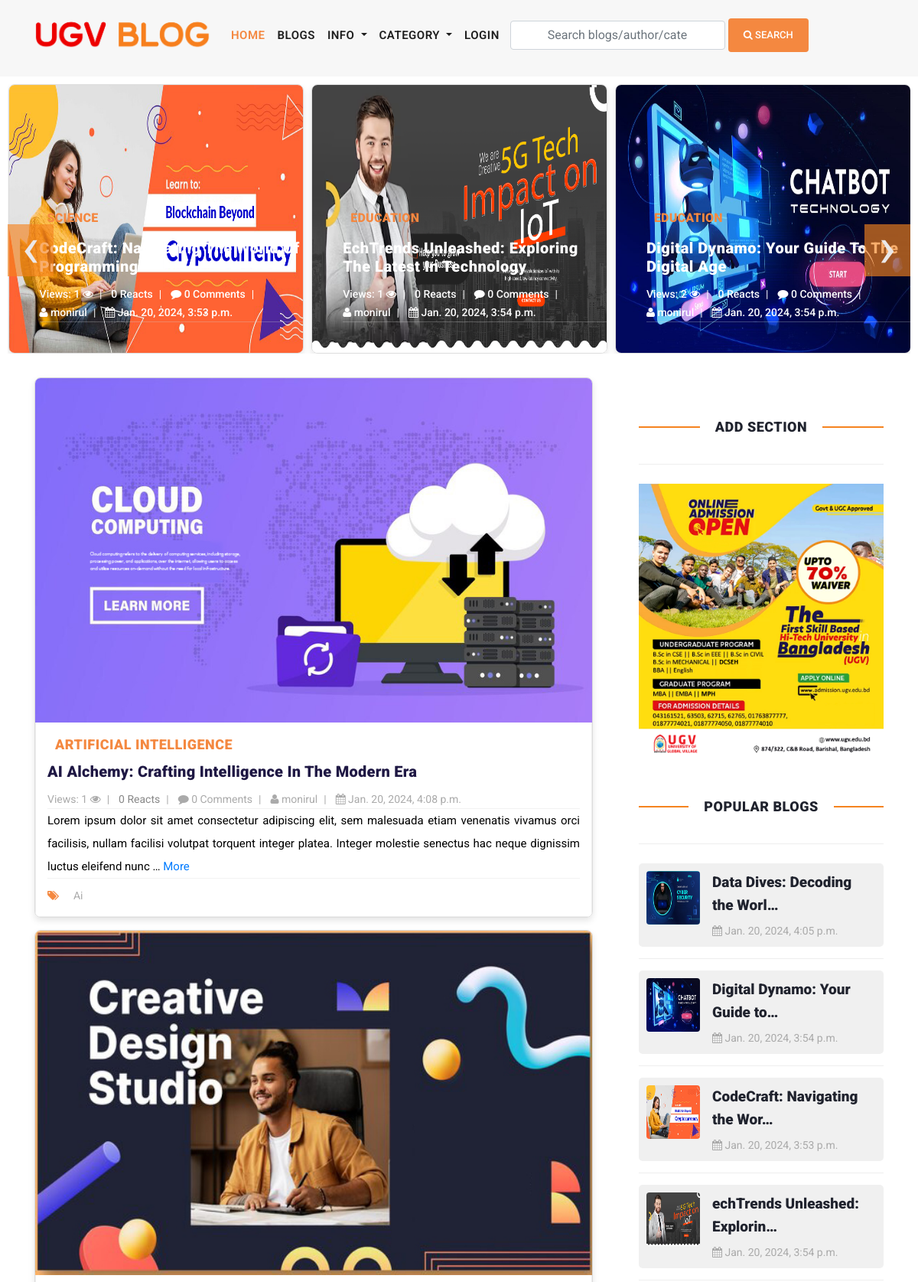
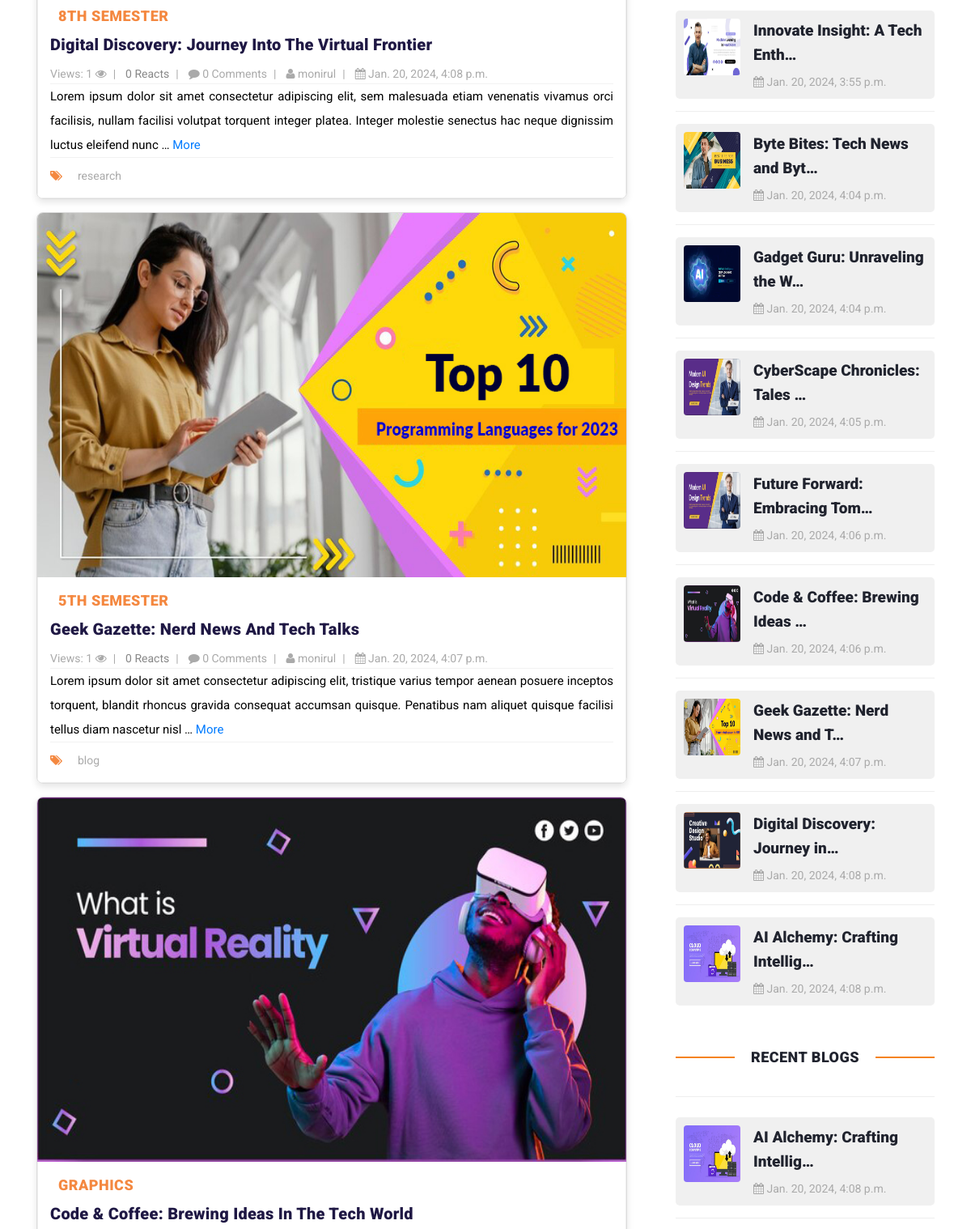
The page / (upper part) on the database its author committed (2 pictures, top to bottom).
### blog/models.py (models this page shows, shortened)
class Site(models.Model):
    header_logo = models.ImageField(upload_to="site_info")
    footer_logo = models.ImageField(upload_to="site_info")
    site_name = models.CharField(max_length=25)

class Blog(models.Model):
    user = models.ForeignKey(
        User,
        related_name='user_blogs',
        on_delete= models.CASCADE
    )
    category = models.ForeignKey(
        Category,
        related_name='category_blogs',
        on_delete=models.CASCADE
    )
    tags = models.ManyToManyField(
        Tag,
        related_name='tag_blogs',
        blank=True
    )
    likes = models.ManyToManyField(
        User,
        related_name='user_likes',
        blank=True
    )
    title = models.CharField(max_length=400,unique=True)
    slug = models.SlugField(null=True, blank=True, unique=True)
    views = models.PositiveIntegerField(default=0)
    banner = models.ImageField(
        upload_to='blog_banners/',
        validators=[FileExtensionValidator(allowed_extensions=['jpg', 'png','jpeg'])]
        )
    description = RichTextField()
    created_date = models.DateTimeField(auto_now_add=True)

class Category(models.Model):
    title = models.CharField(max_length=150, unique=True)
    slug = models.SlugField(null=True, blank=True)
    created_date = models.DateTimeField(auto_now_add=True)
    def __str__(self):
        return self.title

class Tag(models.Model):
    title = models.CharField(max_length=150)
    slug = models.SlugField(null=True, blank=True)
    created_date = models.DateTimeField(auto_now_add=True)

class Ugv_Ad(models.Model):
    ad1_url = models.URLField(max_length=300, blank=True)
    ad1 = models.ImageField(upload_to="ad/", blank=True, null=True)
    ad2_url = models.URLField(max_length=300, blank=True)
    ad2 = models.ImageField(upload_to="ad/", blank=True, null=True)
    ad3_url = models.URLField(max_length=300, blank=True)
    ad3 = models.ImageField(upload_to="ad/", blank=True, null=True)
    ad4_url = models.URLField(max_length=300, blank=True)
    ad4 = models.ImageField(upload_to="ad/", blank=True, null=True)
    ad5_url = models.URLField(max_length=300, blank=True)
    ad5 = models.ImageField(upload_to="ad/", blank=True, null=True)
    ad6_url = models.URLField(max_length=300, blank=True)
    ad6 = models.ImageField(upload_to="ad/", blank=True, null=True)
    ad7_url = models.URLField(max_length=300, blank=True)
    ad7 = models.ImageField(upload_to="ad/", blank=True, null=True)
    ad8_url = models.URLField(max_length=300, blank=True)
    ad8 = models.ImageField(upload_to="ad/", blank=True, null=True)
    ad9_url = models.URLField(max_length=300, blank=True)
    ad9 = models.ImageField(upload_to="ad/", blank=True, null=True)
    ad10_url = models.URLField(max_length=300, blank=True)
    ad10 = models.ImageField(upload_to="ad/", blank=True, null=True)
    updated_date = models.DateTimeField(auto_now=True)

### user_profile/models.py (models this page shows, shortened)
class User(AbstractUser):
    email = models.EmailField(
        max_length = 150,
        unique = True,
        error_messages={
            'unique':"The email must be unique for create ",
        }
    )
    profile_image = models.ImageField(
        null = True,
        blank = True,
        upload_to='users_images/',
        validators=[FileExtensionValidator(allowed_extensions=['jpg', 'png','jpeg'])]
    )
    followers = models.ManyToManyField("Follow")
    REQUIRED_FIELDS = ["email"]
    objects = CustomUserManager()

### blog/views.py (the view)
# urls.py: path('', home, name = 'home'),
def home(request):
    blogs = Blog.objects.order_by('-created_date')
    most_liked = Blog.objects.order_by('-likes')[:15]
    populars = Blog.objects.order_by('-views')[:15]
    tags = Tag.objects.order_by('-created_date')[:15]
    top_bloggers = get_top_bloggers()
    context = {
        'blogs': blogs,
        'tags':tags,
        'populars': populars,
        'most_liked': most_liked,
        'top_bloggers': top_bloggers,
    }
    return render(request, 'home.html',context)

### templates/home.html (shortened to what this page needs)
{% extends 'base.html' %}
{% load static %}
{% block content %}
{% include 'banner.html' %}
<section class="blog-posts">
    <div class="container">
      <div class="row">
        <div class="col-lg-8 py-3">
          <div class="all-blog-posts">
            <div class="row">
              {% for blog in blogs|slice:"15"  %}
                <div class="col-lg-12 mb-3">
                  <div class="blog-card">
                    <div class="blog-thumb thumbnail">
                      <a href="{% url 'blog_details' blog.slug %}"><img class="zoom-on-hover" style="height: 450px;" src="{{blog.banner.url}}" alt="{{blog.title}}"></a>
                    </div>
                    <div class="down-content">
                      <span class="category-badge">{{blog.category}}</span>
                      <a href="{% url 'blog_details' blog.slug %}">
                        <h4 style="color: #1F1844">{{blog.title}}</h4>
                      </a>
                      <ul class="post-info">
                      <li><a href="javascript:void(0);"> Views: {{blog.views}} <i class="fa fa-eye" aria-hidden="true"></i></a></li>
                       <li id="like-count" >{{blog.likes.count}} Reacts</li>
                       <li><a href="{% url 'blog_details' blog.slug %}"><i class="fa fa-comment"></i> {{blog.blog_comments.all.count}} Comments</a></li>
                        <li><a href="{% url 'view_user_information' blog.user.username %}"><i class="fa fa-user"></i> {{blog.user.username}}</a></li>
                        <li><a href="javascript:void(0);"><i class="fa fa-calendar"></i> {{blog.created_date}}</a></li>
                      </ul>
                      <p>{{ blog.description|truncatewords:30|safe }} <a href="{% url 'blog_details' blog.slug %}">More</a></p>
                      <div class="post-options">
                        <div class="row">
                          <div class="col-6">
                            <ul class="post-tags">
                              <li><i class="fa fa-tags"></i></li>
                              {% if blog.tags.all.count > 0 %}
                                {% for tag in blog.tags.all %}
                                  <li><a href="{% url 'tag_blogs' tag.slug %}">{{tag.title}}</a></li>
                                {% endfor %}
                              {% else %}
                                None
                              {% endif %}
                            </ul>
                          </div>
                        </div>
                      </div>
                    </div>
                  </div>
                </div>
              {% endfor %}
            </div>
          </div>
        </div>
        {% include 'sidebar.html' %}
      </div>
    </div>
</section>
{% endblock content %}

### templates/header.html (shortened to what this page needs)
{% load static %}
<header class="sticky-header">
    <nav class="navbar navbar-expand-lg">
        <div class="container">
            {% for site_instance in site %}
            <a  class="navbar-brand" href="{% url 'home'  %}"><img draggable="false" style="width: 230px; height: 50px;" src="{{site_instance.header_logo.url}}" alt=""></a>
            {% endfor %}
        <div class="collapse navbar-collapse" id="navbarResponsive">
            <ul class="navbar-nav ml-auto">
            <li class="nav-item {% if request.path == '/' %}active{% endif %}">
                <a class="nav-link" href="{% url 'home' %}">Home
                </a>
            </li>
            <li class="nav-item {% if request.path == '/blogs/' %}active{% endif %}">
                <a class="nav-link" href="{% url 'blogs' %}">Blogs</a>
            </li>
            <li class="nav-item dropdown {% if '/top-bloggers/' in request.path %}active {% elif '/about/' in request.path %} active {% elif '/contact/' in request.path %} active {% elif '/archive/' in request.path %} active {% endif %}  ">
                <a class="nav-link dropdown-toggle" href="#" id="navbarDropdown" role="button" data-toggle="dropdown" aria-haspopup="true" aria-expanded="false">
                  Info
                </a>
            </li>
            <li class="nav-item dropdown {% if '/category_blogs/' in request.path %} active {% endif %}">
                <a class="nav-link dropdown-toggle" href="#" id="navbarDropdown" role="button" data-toggle="dropdown" aria-haspopup="true" aria-expanded="false">
                  Category
                </a>
            </li>
            <li>
                {% if request.user.is_authenticated %}
                <li class="nav-item dropdown {% if '/profile/' in request.path %}active {% elif '/user_notifications/' in request.path %}active {% elif '/wishlist/' in request.path %}active {% elif '/line_chart/' in request.path %}active {% endif %} ">
                    <a class="nav-link dropdown-toggle" href="#" id="navbarDropdown" role="button" data-toggle="dropdown" aria-haspopup="true" aria-expanded="false">
                      {% if request.user.username %}
                      {{request.user.username}}
                      {% endif %}
                    </a>
                    <div class="dropdown-menu" aria-labelledby="navbarDropdown">
                      <a class="dropdown-item {% if '/profile/' in request.path %}active{% endif %}" href="{% url 'profile' %}"><i class="fa fa-user"></i> My Profile</a>
                      <a class="dropdown-item {% if '/user_notifications/' in request.path %}active{% endif %} " href="{% url 'user_notifications' %}"><i class="fa fa-bell"></i>
                        {% if unseen > 0 %}
                        Notifaction ({{unseen}})
                         {% else %}
                        Notification
                        {% endif %}
                        </a>
                      <a class="dropdown-item {% if '/line_chart/' in request.path %}active{% endif %}" href="{% url 'line_chart' %}"><i class="fa fa-history"></i> All Views</a>
                      <a class="dropdown-item {% if '/wishlist/' in request.path %}active{% endif %}" href="{% url 'wishlist' %}"><i class="fa fa-bookmark"></i> Saved Blogs</a>
                      <a class="dropdown-item {% if '/deleted_blogs/' in request.path %}active{% endif %}" href="{% url 'deleted_blogs' %}"><i class="fa fa-trash"></i> Deleted Blogs</a>
                      <a class="dropdown-item" href="{% url 'logout' %}"><i class="fa fa-sign-out" aria-hidden="true"></i> Logout</a>
                    </div>
                </li>
                {% else %}
                <li class="nav-item
                {% if request.path == '/login/' %}active{% endif %}">
                    <a class="nav-link" href="{% url 'login' %}">LOGIN</a>
                </li>
                {% endif %}
            </li>
            </ul>
            <form class="form-inline d-flex flex-nowrap my-2 ml-auto search_form" action="{% url 'search_blogs' %}" method="GET" >
                <input class="form-control px-5" name="search" type="text" placeholder="Search blogs/author/category/tags "  required>
                <button class="btn btn-primary ml-1"><i class="fa fa-search"></i> Search</button>
            </form>
        </div>
        </div>
    </nav>
</header>

### templates/banner.html (shortened to what this page needs)
{% load static %}
<div class="main-banner header-text">
  <div class="container-fluid">
    <div class="owl-banner owl-carousel">
      {% for blog in most_liked|slice:"20" %}
        <div class="item blog-card">
          <a href="{% url 'blog_details' blog.slug %}"><img  class="zoom-on-hover" style="height: 350px;" src="{{blog.banner.url}}" alt="{{blog.title}}"></a>
          <div class="item-content">
            <div class="main-content">
              <div class="meta-category category-badge">
                <span>{{blog.category}}</span>
              </div>
              <a href="{% url 'blog_details' blog.slug %}">
                <h4 >{{blog.title}}</h4>
              </a>
              <ul class="post-info">
                <li><a href="javascript:void(0);"> Views: {{blog.views}} <i class="fa fa-eye" aria-hidden="true"></i></a></li>
                <li id="like-count"><a href="javascript:void(0);">{{blog.likes.count}} Reacts</a></li>
                <li><a href="{% url 'blog_details' blog.slug %}"><i class="fa fa-comment"></i> {{blog.blog_comments.all.count}} Comments</a></li>
                <li><a href="{% url 'view_user_information' blog.user.username %}"><i class="fa fa-user"></i> {{blog.user.username}}</a></li>
                <li><a href="javascript:void(0);"><i class="fa fa-calendar"></i> {{blog.created_date}}</a></li>
              </ul>
            </div>
          </div>
        </div>
      {% endfor %}
    </div>
  </div>
</div>

### templates/sidebar.html (shortened to what this page needs)
{% load static %}
<div class="col-lg-4 py-3">
    <div class="sidebar">
      <div class="row">
        <div class="col-lg-12">
      </div>
        <div class="col-lg-12">
          <div class="sidebar-item categories">
            <div class="sidebar-heading seven">
              <h2>Add section</h2>
            </div>
            <div class="content " style="text-transform: uppercase;">
            {% for ad in latest_ad %}
              <a target="_blank" href="{{ad.ad1_url}}"><img  style="width: 100%;" src="{{ad.ad1.url}}" alt=""></a>
            {% endfor %}
            </div>
          </div>
        </div>
        <div class="col-lg-12">
          <div class="sidebar-item recent-posts">
            <div class="sidebar-heading seven">
              <h2>Popular Blogs</h2>
            </div>
            <div class="content">
              <ul>
                {% for blog in populars|slice:"15" %}
                  <li>
                    <a href="{% url 'blog_details' blog.slug %}">
                      <div class="media thumbnail-container">
                        <img class="mr-3 thumbnail-img" src="{{blog.banner.url}}" alt="{{blog.title}}" style="width: 70px; height: 70px;">
                        <div class="media-body">
                          <h5 class="mt-0">{{blog.title|truncatechars:30}}</h5>
                          <span><i class="fa fa-calendar"></i> {{blog.created_date}}</span>
                        </div>
                      </div>
                    </a>
                  </li>
                {% endfor %}
              </ul>
            </div>
          </div>
        </div>
        <div class="col-lg-12">
          <div class="sidebar-item recent-posts">
            <div class="sidebar-heading seven">
              <h2>Recent Blogs</h2>
            </div>
            <div class="content">
              <ul>
                {% for blog in blogs|slice:"5" %}
                  <li>
                    <a href="{% url 'blog_details' blog.slug %}">
                      <div class="media thumbnail-container">
                        <img class="mr-3 thumbnail-img" src="{{blog.banner.url}}" alt="{{blog.title}}" style="width: 70px; height: 70px;">
                        <div class="media-body">
                          <h5 class="mt-0">{{blog.title|truncatechars:30}}</h5>
                          <span><i class="fa fa-calendar"></i> {{blog.created_date}}</span>
                        </div>
                      </div>
                    </a>
                  </li>
                {% endfor %}
              </ul>
            </div>
          </div>
        </div>
</div>

### rows shown on the page
Site: header_logo (picture)
Blog: banner (picture), category "SCIENCE", title "CodeCraft: Navigating The World Of Programming", views "1", likes.count "0", blog_comments.all.count "0", user.username "monirul", created_date "Jan. 20, 2024, 3:53 p.m.", title "CodeCraft: Navigating the Wor…"
Blog: banner (picture), category "EDUCATION", title "EchTrends Unleashed: Exploring The Latest In Technology", views "1", likes.count "0", blog_comments.all.count "0", user.username "monirul", created_date "Jan. 20, 2024, 3:54 p.m.", title "echTrends Unleashed: Explorin…"
Blog: banner (picture), category "EDUCATION", title "Digital Dynamo: Your Guide To The Digital Age", views "2", likes.count "0", blog_comments.all.count "0", user.username "monirul", created_date "Jan. 20, 2024, 3:54 p.m.", title "Digital Dynamo: Your Guide to…"
Blog: banner (picture), category "ARTIFICIAL INTELLIGENCE", title "AI Alchemy: Crafting Intelligence In The Modern Era", views "1", likes.count "0", blog_comments.all.count "0", user.username "monirul", created_date "Jan. 20, 2024, 4:08 p.m.", description "Lorem ipsum dolor sit amet consectetur adipiscing elit, sem malesuada etiam venenatis vivamus orci facilisis, nullam facilisi volutpat torquent integer platea. Integer molestie senectus hac neque dignissim luctus eleifend nunc …", title "AI Alchemy: Crafting Intellig…"
Tag: title "Ai"
Blog: banner (picture), category "8TH SEMESTER", title "Digital Discovery: Journey Into The Virtual Frontier", views "1", likes.count "0", blog_comments.all.count "0", user.username "monirul", created_date "Jan. 20, 2024, 4:08 p.m.", description "Lorem ipsum dolor sit amet consectetur adipiscing elit, sem malesuada etiam venenatis vivamus orci facilisis, nullam facilisi volutpat torquent integer platea. Integer molestie senectus hac neque dignissim luctus eleifend nunc …", title "Digital Discovery: Journey in…"
Tag: title "research"
Blog: banner (picture), category "5TH SEMESTER", title "Geek Gazette: Nerd News And Tech Talks", views "1", likes.count "0", blog_comments.all.count "0", user.username "monirul", created_date "Jan. 20, 2024, 4:07 p.m.", description "Lorem ipsum dolor sit amet consectetur adipiscing elit, tristique varius tempor aenean posuere inceptos torquent, blandit rhoncus gravida consequat accumsan quisque. Penatibus nam aliquet quisque facilisi tellus diam nascetur nisl …", title "Geek Gazette: Nerd News and T…"
Tag: title "blog"
Blog: banner (picture), category "GRAPHICS", title "Code & Coffee: Brewing Ideas In The Tech World", title "Code & Coffee: Brewing Ideas …", created_date "Jan. 20, 2024, 4:06 p.m."
Ugv_Ad: ad1 (picture)
Blog: banner (picture), title "Data Dives: Decoding the Worl…", created_date "Jan. 20, 2024, 4:05 p.m."
Blog: banner (picture), title "Innovate Insight: A Tech Enth…", created_date "Jan. 20, 2024, 3:55 p.m."
Blog: banner (picture), title "Byte Bites: Tech News and Byt…", created_date "Jan. 20, 2024, 4:04 p.m."
Blog: banner (picture), title "Gadget Guru: Unraveling the W…", created_date "Jan. 20, 2024, 4:04 p.m."
Blog: banner (picture), title "CyberScape Chronicles: Tales …", created_date "Jan. 20, 2024, 4:05 p.m."
Blog: banner (picture), title "Future Forward: Embracing Tom…", created_date "Jan. 20, 2024, 4:06 p.m."
